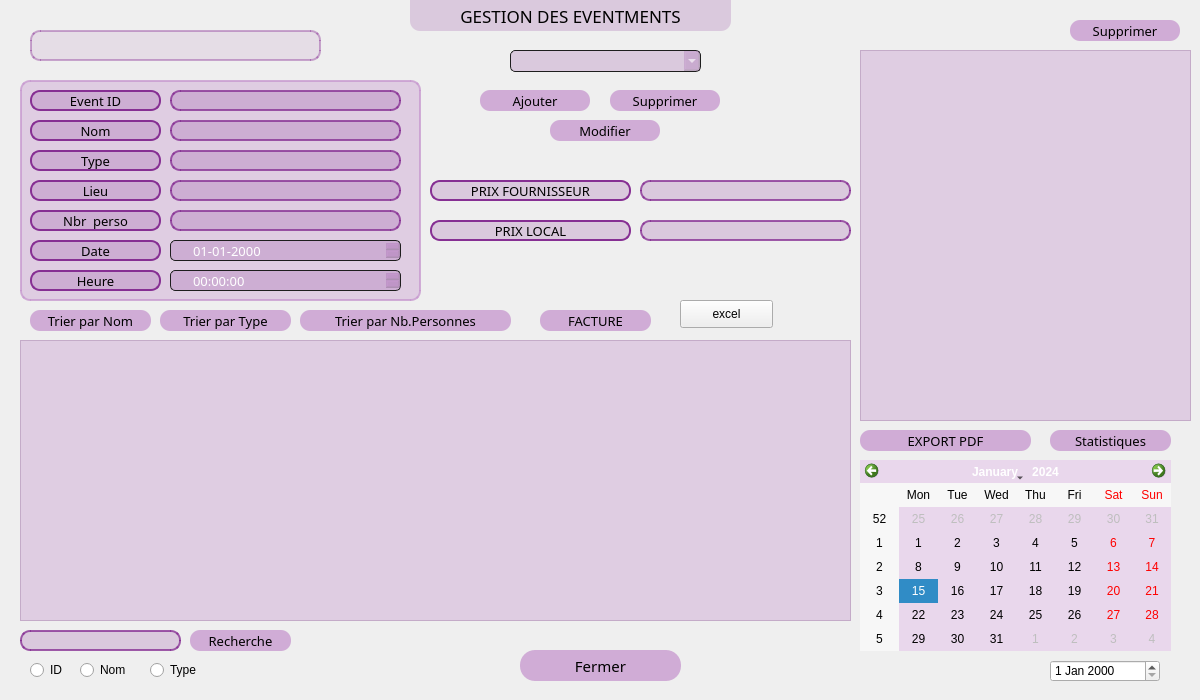
<?xml version="1.0" encoding="UTF-8"?>
<ui version="4.0">
 <class>MainWindow</class>
 <widget class="QMainWindow" name="MainWindow">
  <property name="geometry">
   <rect>
    <x>0</x>
    <y>0</y>
    <width>1200</width>
    <height>700</height>
   </rect>
  </property>
  <property name="windowTitle">
   <string>MainWindow</string>
  </property>
  <widget class="QWidget" name="centralwidget">
   <widget class="QLabel" name="label_BGPersonnel">
    <property name="geometry">
     <rect>
      <x>0</x>
      <y>0</y>
      <width>1200</width>
      <height>700</height>
     </rect>
    </property>
    <property name="styleSheet">
     <string notr="true">background-image: url(:/new/prefix1/Images/BGSponsoring.png);</string>
    </property>
    <property name="text">
     <string/>
    </property>
   </widget>
   <widget class="QPushButton" name="pushButton_SupprimerE">
    <property name="geometry">
     <rect>
      <x>1070</x>
      <y>20</y>
      <width>110</width>
      <height>21</height>
     </rect>
    </property>
    <property name="font">
     <font>
      <family>Montserrat Medium</family>
      <pointsize>10</pointsize>
     </font>
    </property>
    <property name="styleSheet">
     <string notr="true">QPushButton {
background-color: rgba(199, 153, 207, 200);
border-radius: 10px;
}
QPushButton:hover {
background-color: qlineargradient(spread:pad, x1:0, y1:0, x2:0, y2:1, stop:0 rgba(117, 201, 187, 200), stop:1 rgba(199, 153, 207, 200));
}</string>
    </property>
    <property name="text">
     <string>Supprimer</string>
    </property>
   </widget>
   <widget class="QPushButton" name="pushButton_Fermer">
    <property name="geometry">
     <rect>
      <x>520</x>
      <y>650</y>
      <width>161</width>
      <height>31</height>
     </rect>
    </property>
    <property name="font">
     <font>
      <family>Montserrat SemiBold</family>
      <pointsize>11</pointsize>
     </font>
    </property>
    <property name="styleSheet">
     <string notr="true">QPushButton {
background-color: rgba(199, 153, 207, 200);
border-radius: 15px;
}
QPushButton:hover {
background-color: qlineargradient(spread:pad, x1:0, y1:0, x2:0, y2:1, stop:0 rgba(189, 96, 96, 200), stop:1 rgba(199, 153, 207, 200));
}</string>
    </property>
    <property name="text">
     <string>Fermer</string>
    </property>
   </widget>
   <widget class="QLabel" name="labe_TitleEvents">
    <property name="geometry">
     <rect>
      <x>410</x>
      <y>0</y>
      <width>321</width>
      <height>31</height>
     </rect>
    </property>
    <property name="font">
     <font>
      <family>LEMON MILK</family>
      <pointsize>13</pointsize>
     </font>
    </property>
    <property name="styleSheet">
     <string notr="true">background-color: rgba(134, 47, 147,50);
border-bottom-left-radius: 10px;
border-bottom-right-radius: 10px;</string>
    </property>
    <property name="text">
     <string>GESTION DES EVENTMENTS</string>
    </property>
    <property name="alignment">
     <set>Qt::AlignCenter</set>
    </property>
   </widget>
   <widget class="QGroupBox" name="gB_infopersonnel">
    <property name="geometry">
     <rect>
      <x>20</x>
      <y>80</y>
      <width>401</width>
      <height>221</height>
     </rect>
    </property>
    <property name="styleSheet">
     <string notr="true">border: 2px solid rgba(199, 153, 207, 200);
background: rgba(199, 153, 207, 100); 
border-radius: 10px;
</string>
    </property>
    <property name="title">
     <string/>
    </property>
    <widget class="QLabel" name="label_Heure">
     <property name="geometry">
      <rect>
       <x>10</x>
       <y>190</y>
       <width>131</width>
       <height>21</height>
      </rect>
     </property>
     <property name="font">
      <font>
       <family>Montserrat Medium</family>
       <pointsize>10</pointsize>
      </font>
     </property>
     <property name="styleSheet">
      <string notr="true">background-color: rgba(134, 47, 147, 50);
	border: 2px solid rgb(134, 47, 147);
		border-radius: 10px;
</string>
     </property>
     <property name="text">
      <string>Heure</string>
     </property>
     <property name="alignment">
      <set>Qt::AlignCenter</set>
     </property>
    </widget>
    <widget class="QLineEdit" name="lineEdit_Nom">
     <property name="geometry">
      <rect>
       <x>150</x>
       <y>40</y>
       <width>231</width>
       <height>21</height>
      </rect>
     </property>
     <property name="styleSheet">
      <string notr="true">QLineEdit {
	background-color: rgba(134, 47, 147, 50);
		border: 2px solid rgba(134, 47, 147, 200);
			border-radius: 10px;
}
QLineEdit:hover {
	background-color: rgba(134, 47, 147, 50);
		border: 2px solid rgba(47, 127, 147, 200);
			border-radius: 10px;
}</string>
     </property>
    </widget>
    <widget class="QLabel" name="label_Type">
     <property name="geometry">
      <rect>
       <x>10</x>
       <y>70</y>
       <width>131</width>
       <height>21</height>
      </rect>
     </property>
     <property name="font">
      <font>
       <family>Montserrat Medium</family>
       <pointsize>10</pointsize>
      </font>
     </property>
     <property name="styleSheet">
      <string notr="true">background-color: rgba(134, 47, 147, 50);
	border: 2px solid rgb(134, 47, 147);
		border-radius: 10px;
</string>
     </property>
     <property name="text">
      <string>Type</string>
     </property>
     <property name="alignment">
      <set>Qt::AlignCenter</set>
     </property>
    </widget>
    <widget class="QLabel" name="label_EventID">
     <property name="geometry">
      <rect>
       <x>10</x>
       <y>10</y>
       <width>131</width>
       <height>21</height>
      </rect>
     </property>
     <property name="font">
      <font>
       <family>Montserrat Medium</family>
       <pointsize>10</pointsize>
      </font>
     </property>
     <property name="styleSheet">
      <string notr="true">background-color: rgba(134, 47, 147, 50);
	border: 2px solid rgb(134, 47, 147);
		border-radius: 10px;
</string>
     </property>
     <property name="text">
      <string>Event ID</string>
     </property>
     <property name="alignment">
      <set>Qt::AlignCenter</set>
     </property>
    </widget>
    <widget class="QLabel" name="label_Lieu">
     <property name="geometry">
      <rect>
       <x>10</x>
       <y>100</y>
       <width>131</width>
       <height>21</height>
      </rect>
     </property>
     <property name="font">
      <font>
       <family>Montserrat Medium</family>
       <pointsize>10</pointsize>
      </font>
     </property>
     <property name="styleSheet">
      <string notr="true">background-color: rgba(134, 47, 147, 50);
	border: 2px solid rgb(134, 47, 147);
		border-radius: 10px;
</string>
     </property>
     <property name="text">
      <string>Lieu</string>
     </property>
     <property name="alignment">
      <set>Qt::AlignCenter</set>
     </property>
    </widget>
    <widget class="QLineEdit" name="lineEdit_EventID">
     <property name="geometry">
      <rect>
       <x>150</x>
       <y>10</y>
       <width>231</width>
       <height>21</height>
      </rect>
     </property>
     <property name="styleSheet">
      <string notr="true">QLineEdit {
	background-color: rgba(134, 47, 147, 50);
		border: 2px solid rgba(134, 47, 147, 200);
			border-radius: 10px;
}
QLineEdit:hover {
	background-color: rgba(134, 47, 147, 50);
		border: 2px solid rgba(47, 127, 147, 200);
			border-radius: 10px;
}</string>
     </property>
    </widget>
    <widget class="QLineEdit" name="LineEdit_Type">
     <property name="geometry">
      <rect>
       <x>150</x>
       <y>70</y>
       <width>231</width>
       <height>21</height>
      </rect>
     </property>
     <property name="styleSheet">
      <string notr="true">QLineEdit {
	background-color: rgba(134, 47, 147, 50);
		border: 2px solid rgba(134, 47, 147, 200);
			border-radius: 10px;
}
QLineEdit:hover {
	background-color: rgba(134, 47, 147, 50);
		border: 2px solid rgba(47, 127, 147, 200);
			border-radius: 10px;
}</string>
     </property>
    </widget>
    <widget class="QLabel" name="label_Nom">
     <property name="geometry">
      <rect>
       <x>10</x>
       <y>40</y>
       <width>131</width>
       <height>21</height>
      </rect>
     </property>
     <property name="font">
      <font>
       <family>Montserrat Medium</family>
       <pointsize>10</pointsize>
      </font>
     </property>
     <property name="styleSheet">
      <string notr="true">background-color: rgba(134, 47, 147, 50);
	border: 2px solid rgb(134, 47, 147);
		border-radius: 10px;
</string>
     </property>
     <property name="text">
      <string>Nom</string>
     </property>
     <property name="alignment">
      <set>Qt::AlignCenter</set>
     </property>
    </widget>
    <widget class="QLineEdit" name="lineEdit_Lieu">
     <property name="geometry">
      <rect>
       <x>150</x>
       <y>100</y>
       <width>231</width>
       <height>21</height>
      </rect>
     </property>
     <property name="styleSheet">
      <string notr="true">QLineEdit {
	background-color: rgba(134, 47, 147, 50);
		border: 2px solid rgba(134, 47, 147, 200);
			border-radius: 10px;
}
QLineEdit:hover {
	background-color: rgba(134, 47, 147, 50);
		border: 2px solid rgba(47, 127, 147, 200);
			border-radius: 10px;
}</string>
     </property>
    </widget>
    <widget class="QLabel" name="label_Date">
     <property name="geometry">
      <rect>
       <x>10</x>
       <y>160</y>
       <width>131</width>
       <height>21</height>
      </rect>
     </property>
     <property name="font">
      <font>
       <family>Montserrat Medium</family>
       <pointsize>10</pointsize>
      </font>
     </property>
     <property name="styleSheet">
      <string notr="true">background-color: rgba(134, 47, 147, 50);
	border: 2px solid rgb(134, 47, 147);
		border-radius: 10px;
</string>
     </property>
     <property name="text">
      <string>Date</string>
     </property>
     <property name="alignment">
      <set>Qt::AlignCenter</set>
     </property>
    </widget>
    <widget class="QDateEdit" name="dateEdit_DateE">
     <property name="geometry">
      <rect>
       <x>150</x>
       <y>160</y>
       <width>231</width>
       <height>21</height>
      </rect>
     </property>
     <property name="font">
      <font>
       <family>Montserrat Medium</family>
       <pointsize>10</pointsize>
      </font>
     </property>
     <property name="styleSheet">
      <string notr="true">QDateEdit
{
    subcontrol-origin: padding;
    subcontrol-position: top right;
    selection-background-color: #111;
    selection-color: yellow;
    color: white;
    background-color: rgba(134, 47, 147, 50);
    border-style: solid;
    border: 1px solid #1e1e1e;
    border-radius: 5;
    padding: 1px 0px 1px 20px;
}</string>
     </property>
     <property name="displayFormat">
      <string>dd-MM-yyyy</string>
     </property>
    </widget>
    <widget class="QTimeEdit" name="timeEdit_HeureE">
     <property name="geometry">
      <rect>
       <x>150</x>
       <y>190</y>
       <width>231</width>
       <height>21</height>
      </rect>
     </property>
     <property name="font">
      <font>
       <family>Montserrat Medium</family>
       <pointsize>10</pointsize>
      </font>
     </property>
     <property name="styleSheet">
      <string notr="true">QTimeEdit
{
    subcontrol-origin: padding;
    subcontrol-position: top right;
    selection-background-color: #111;
    selection-color: yellow;
    color: white;
    background-color: rgba(134, 47, 147, 50);
    border-style: solid;
    border: 1px solid #1e1e1e;
    border-radius: 5;
    padding: 1px 0px 1px 20px;
}</string>
     </property>
    </widget>
    <widget class="QLabel" name="label_NbPersonnes">
     <property name="geometry">
      <rect>
       <x>10</x>
       <y>130</y>
       <width>131</width>
       <height>21</height>
      </rect>
     </property>
     <property name="font">
      <font>
       <family>Montserrat Medium</family>
       <pointsize>10</pointsize>
      </font>
     </property>
     <property name="styleSheet">
      <string notr="true">background-color: rgba(134, 47, 147, 50);
	border: 2px solid rgb(134, 47, 147);
		border-radius: 10px;
</string>
     </property>
     <property name="text">
      <string>Nbr  perso</string>
     </property>
     <property name="alignment">
      <set>Qt::AlignCenter</set>
     </property>
    </widget>
    <widget class="QLineEdit" name="lineEdit_NbPersonnes">
     <property name="geometry">
      <rect>
       <x>150</x>
       <y>130</y>
       <width>231</width>
       <height>21</height>
      </rect>
     </property>
     <property name="styleSheet">
      <string notr="true">QLineEdit {
	background-color: rgba(134, 47, 147, 50);
		border: 2px solid rgba(134, 47, 147, 200);
			border-radius: 10px;
}
QLineEdit:hover {
	background-color: rgba(134, 47, 147, 50);
		border: 2px solid rgba(47, 127, 147, 200);
			border-radius: 10px;
}</string>
     </property>
    </widget>
   </widget>
   <widget class="QPushButton" name="pB_TireParType">
    <property name="geometry">
     <rect>
      <x>160</x>
      <y>310</y>
      <width>131</width>
      <height>21</height>
     </rect>
    </property>
    <property name="font">
     <font>
      <family>Montserrat Medium</family>
      <pointsize>10</pointsize>
     </font>
    </property>
    <property name="styleSheet">
     <string notr="true">QPushButton {
background-color: rgba(199, 153, 207, 200);
border-radius: 10px;
}
QPushButton:hover {
background-color: qlineargradient(spread:pad, x1:0, y1:0, x2:0, y2:1, stop:0 rgba(117, 201, 187, 200), stop:1 rgba(199, 153, 207, 200));
}</string>
    </property>
    <property name="text">
     <string>Trier par Type</string>
    </property>
   </widget>
   <widget class="QPushButton" name="pB_TirerParNom">
    <property name="geometry">
     <rect>
      <x>30</x>
      <y>310</y>
      <width>121</width>
      <height>21</height>
     </rect>
    </property>
    <property name="font">
     <font>
      <family>Montserrat Medium</family>
      <pointsize>10</pointsize>
     </font>
    </property>
    <property name="styleSheet">
     <string notr="true">QPushButton {
background-color: rgba(199, 153, 207, 200);
border-radius: 10px;
}
QPushButton:hover {
background-color: qlineargradient(spread:pad, x1:0, y1:0, x2:0, y2:1, stop:0 rgba(117, 201, 187, 200), stop:1 rgba(199, 153, 207, 200));
}</string>
    </property>
    <property name="text">
     <string>Trier par Nom</string>
    </property>
   </widget>
   <widget class="QLabel" name="label_Info">
    <property name="geometry">
     <rect>
      <x>30</x>
      <y>30</y>
      <width>291</width>
      <height>31</height>
     </rect>
    </property>
    <property name="font">
     <font>
      <family>Montserrat Medium</family>
      <pointsize>11</pointsize>
     </font>
    </property>
    <property name="styleSheet">
     <string notr="true">background-color: rgba(134, 47, 147, 25);
	border: 2px solid rgba(134, 47, 147, 100);
		border-radius: 10px;
</string>
    </property>
    <property name="text">
     <string/>
    </property>
    <property name="alignment">
     <set>Qt::AlignCenter</set>
    </property>
   </widget>
   <widget class="QPushButton" name="pB_AjouterP">
    <property name="geometry">
     <rect>
      <x>480</x>
      <y>90</y>
      <width>110</width>
      <height>21</height>
     </rect>
    </property>
    <property name="font">
     <font>
      <family>Montserrat Medium</family>
      <pointsize>10</pointsize>
     </font>
    </property>
    <property name="styleSheet">
     <string notr="true">QPushButton {
background-color: rgba(199, 153, 207, 200);
border-radius: 10px;
}
QPushButton:hover {
background-color: qlineargradient(spread:pad, x1:0, y1:0, x2:0, y2:1, stop:0 rgba(117, 201, 187, 200), stop:1 rgba(199, 153, 207, 200));
}</string>
    </property>
    <property name="text">
     <string>Ajouter</string>
    </property>
   </widget>
   <widget class="QComboBox" name="comboBox_EventID">
    <property name="geometry">
     <rect>
      <x>510</x>
      <y>50</y>
      <width>191</width>
      <height>22</height>
     </rect>
    </property>
    <property name="styleSheet">
     <string notr="true">QComboBox
{
    subcontrol-origin: padding;
    subcontrol-position: top right;
    selection-background-color: #111;
    selection-color: yellow;
    color: white;
    background-color: rgba(134, 47, 147, 50);
    border-style: solid;
    border: 1px solid #1e1e1e;
    border-radius: 5;
    padding: 1px 0px 1px 20px;
}</string>
    </property>
   </widget>
   <widget class="QTableView" name="tab_Events">
    <property name="geometry">
     <rect>
      <x>20</x>
      <y>340</y>
      <width>831</width>
      <height>281</height>
     </rect>
    </property>
    <property name="styleSheet">
     <string notr="true">background-color:rgba(199, 153, 207, 100);</string>
    </property>
   </widget>
   <widget class="QPushButton" name="pB_ModifierP">
    <property name="geometry">
     <rect>
      <x>550</x>
      <y>120</y>
      <width>110</width>
      <height>21</height>
     </rect>
    </property>
    <property name="font">
     <font>
      <family>Montserrat Medium</family>
      <pointsize>10</pointsize>
     </font>
    </property>
    <property name="styleSheet">
     <string notr="true">QPushButton {
background-color: rgba(199, 153, 207, 200);
border-radius: 10px;
}
QPushButton:hover {
background-color: qlineargradient(spread:pad, x1:0, y1:0, x2:0, y2:1, stop:0 rgba(117, 201, 187, 200), stop:1 rgba(199, 153, 207, 200));
}</string>
    </property>
    <property name="text">
     <string>Modifier</string>
    </property>
   </widget>
   <widget class="QTextBrowser" name="text_Events">
    <property name="geometry">
     <rect>
      <x>860</x>
      <y>50</y>
      <width>331</width>
      <height>371</height>
     </rect>
    </property>
    <property name="styleSheet">
     <string notr="true">background-color:rgba(199, 153, 207, 100);</string>
    </property>
   </widget>
   <widget class="QPushButton" name="pB_TirerParNbPersonnes">
    <property name="geometry">
     <rect>
      <x>300</x>
      <y>310</y>
      <width>211</width>
      <height>21</height>
     </rect>
    </property>
    <property name="font">
     <font>
      <family>Montserrat Medium</family>
      <pointsize>10</pointsize>
     </font>
    </property>
    <property name="styleSheet">
     <string notr="true">QPushButton {
background-color: rgba(199, 153, 207, 200);
border-radius: 10px;
}
QPushButton:hover {
background-color: qlineargradient(spread:pad, x1:0, y1:0, x2:0, y2:1, stop:0 rgba(117, 201, 187, 200), stop:1 rgba(199, 153, 207, 200));
}</string>
    </property>
    <property name="text">
     <string>Trier par Nb.Personnes</string>
    </property>
   </widget>
   <widget class="QPushButton" name="pB_SupprimerP">
    <property name="geometry">
     <rect>
      <x>610</x>
      <y>90</y>
      <width>110</width>
      <height>21</height>
     </rect>
    </property>
    <property name="font">
     <font>
      <family>Montserrat Medium</family>
      <pointsize>10</pointsize>
     </font>
    </property>
    <property name="styleSheet">
     <string notr="true">QPushButton {
background-color: rgba(199, 153, 207, 200);
border-radius: 10px;
}
QPushButton:hover {
background-color: qlineargradient(spread:pad, x1:0, y1:0, x2:0, y2:1, stop:0 rgba(117, 201, 187, 200), stop:1 rgba(199, 153, 207, 200));
}</string>
    </property>
    <property name="text">
     <string>Supprimer</string>
    </property>
   </widget>
   <widget class="QPushButton" name="pB_export_pdf">
    <property name="geometry">
     <rect>
      <x>860</x>
      <y>430</y>
      <width>171</width>
      <height>21</height>
     </rect>
    </property>
    <property name="font">
     <font>
      <family>Montserrat Medium</family>
      <pointsize>10</pointsize>
     </font>
    </property>
    <property name="styleSheet">
     <string notr="true">QPushButton {
background-color: rgba(199, 153, 207, 200);
border-radius: 10px;
}
QPushButton:hover {
background-color: qlineargradient(spread:pad, x1:0, y1:0, x2:0, y2:1, stop:0 rgba(117, 201, 187, 200), stop:1 rgba(199, 153, 207, 200));
}</string>
    </property>
    <property name="text">
     <string>EXPORT PDF</string>
    </property>
   </widget>
   <widget class="QLineEdit" name="lineEdit_Recherche">
    <property name="geometry">
     <rect>
      <x>20</x>
      <y>630</y>
      <width>161</width>
      <height>21</height>
     </rect>
    </property>
    <property name="styleSheet">
     <string notr="true">QLineEdit {
	background-color: rgba(134, 47, 147, 50);
		border: 2px solid rgba(134, 47, 147, 200);
			border-radius: 10px;
}
QLineEdit:hover {
	background-color: rgba(134, 47, 147, 50);
		border: 2px solid rgba(47, 127, 147, 200);
			border-radius: 10px;
}</string>
    </property>
   </widget>
   <widget class="QPushButton" name="pB_Recherche">
    <property name="geometry">
     <rect>
      <x>190</x>
      <y>630</y>
      <width>101</width>
      <height>21</height>
     </rect>
    </property>
    <property name="font">
     <font>
      <family>Montserrat Medium</family>
      <pointsize>10</pointsize>
     </font>
    </property>
    <property name="styleSheet">
     <string notr="true">QPushButton {
background-color: rgba(199, 153, 207, 200);
border-radius: 10px;
}
QPushButton:hover {
background-color: qlineargradient(spread:pad, x1:0, y1:0, x2:0, y2:1, stop:0 rgba(117, 201, 187, 200), stop:1 rgba(199, 153, 207, 200));
}</string>
    </property>
    <property name="text">
     <string>Recherche</string>
    </property>
   </widget>
   <widget class="QRadioButton" name="rB_ID">
    <property name="geometry">
     <rect>
      <x>30</x>
      <y>660</y>
      <width>41</width>
      <height>20</height>
     </rect>
    </property>
    <property name="text">
     <string>ID</string>
    </property>
   </widget>
   <widget class="QRadioButton" name="rb_Nom">
    <property name="geometry">
     <rect>
      <x>80</x>
      <y>660</y>
      <width>61</width>
      <height>20</height>
     </rect>
    </property>
    <property name="text">
     <string>Nom</string>
    </property>
   </widget>
   <widget class="QRadioButton" name="rB_Type">
    <property name="geometry">
     <rect>
      <x>150</x>
      <y>660</y>
      <width>61</width>
      <height>20</height>
     </rect>
    </property>
    <property name="text">
     <string>Type</string>
    </property>
   </widget>
   <widget class="QPushButton" name="pB_Recherche_2">
    <property name="geometry">
     <rect>
      <x>1050</x>
      <y>430</y>
      <width>121</width>
      <height>21</height>
     </rect>
    </property>
    <property name="font">
     <font>
      <family>Montserrat Medium</family>
      <pointsize>10</pointsize>
     </font>
    </property>
    <property name="styleSheet">
     <string notr="true">QPushButton {
background-color: rgba(199, 153, 207, 200);
border-radius: 10px;
}
QPushButton:hover {
background-color: qlineargradient(spread:pad, x1:0, y1:0, x2:0, y2:1, stop:0 rgba(117, 201, 187, 200), stop:1 rgba(199, 153, 207, 200));
}</string>
    </property>
    <property name="text">
     <string>Statistiques</string>
    </property>
   </widget>
   <widget class="QCalendarWidget" name="calendarWidget">
    <property name="geometry">
     <rect>
      <x>860</x>
      <y>460</y>
      <width>311</width>
      <height>191</height>
     </rect>
    </property>
    <property name="styleSheet">
     <string notr="true">background-color: rgb(233, 215, 236);

QcalendarWidget QToolButton (

color:black;
)</string>
    </property>
   </widget>
   <widget class="QPushButton" name="facture">
    <property name="geometry">
     <rect>
      <x>540</x>
      <y>310</y>
      <width>111</width>
      <height>21</height>
     </rect>
    </property>
    <property name="font">
     <font>
      <family>Montserrat Medium</family>
      <pointsize>10</pointsize>
     </font>
    </property>
    <property name="styleSheet">
     <string notr="true">QPushButton {
background-color: rgba(199, 153, 207, 200);
border-radius: 10px;
}
QPushButton:hover {
background-color: qlineargradient(spread:pad, x1:0, y1:0, x2:0, y2:1, stop:0 rgba(117, 201, 187, 200), stop:1 rgba(199, 153, 207, 200));
}</string>
    </property>
    <property name="text">
     <string>FACTURE</string>
    </property>
   </widget>
   <widget class="QPushButton" name="pb_excel">
    <property name="geometry">
     <rect>
      <x>680</x>
      <y>300</y>
      <width>93</width>
      <height>28</height>
     </rect>
    </property>
    <property name="text">
     <string>excel</string>
    </property>
   </widget>
   <widget class="QLabel" name="prix_fournisseur">
    <property name="geometry">
     <rect>
      <x>430</x>
      <y>180</y>
      <width>201</width>
      <height>21</height>
     </rect>
    </property>
    <property name="font">
     <font>
      <family>Montserrat Medium</family>
      <pointsize>10</pointsize>
     </font>
    </property>
    <property name="styleSheet">
     <string notr="true">background-color: rgba(134, 47, 147, 50);
	border: 2px solid rgb(134, 47, 147);
		border-radius: 10px;
</string>
    </property>
    <property name="text">
     <string>PRIX FOURNISSEUR</string>
    </property>
    <property name="alignment">
     <set>Qt::AlignCenter</set>
    </property>
   </widget>
   <widget class="QLineEdit" name="linePrixFour">
    <property name="geometry">
     <rect>
      <x>640</x>
      <y>180</y>
      <width>211</width>
      <height>21</height>
     </rect>
    </property>
    <property name="styleSheet">
     <string notr="true">QLineEdit {
	background-color: rgba(134, 47, 147, 50);
		border: 2px solid rgba(134, 47, 147, 200);
			border-radius: 10px;
}
QLineEdit:hover {
	background-color: rgba(134, 47, 147, 50);
		border: 2px solid rgba(47, 127, 147, 200);
			border-radius: 10px;
}</string>
    </property>
   </widget>
   <widget class="QLabel" name="prix_local">
    <property name="geometry">
     <rect>
      <x>430</x>
      <y>220</y>
      <width>201</width>
      <height>21</height>
     </rect>
    </property>
    <property name="font">
     <font>
      <family>Montserrat Medium</family>
      <pointsize>10</pointsize>
     </font>
    </property>
    <property name="styleSheet">
     <string notr="true">background-color: rgba(134, 47, 147, 50);
	border: 2px solid rgb(134, 47, 147);
		border-radius: 10px;
</string>
    </property>
    <property name="text">
     <string>PRIX LOCAL</string>
    </property>
    <property name="alignment">
     <set>Qt::AlignCenter</set>
    </property>
   </widget>
   <widget class="QLineEdit" name="linePrixLocal">
    <property name="geometry">
     <rect>
      <x>640</x>
      <y>220</y>
      <width>211</width>
      <height>21</height>
     </rect>
    </property>
    <property name="styleSheet">
     <string notr="true">QLineEdit {
	background-color: rgba(134, 47, 147, 50);
		border: 2px solid rgba(134, 47, 147, 200);
			border-radius: 10px;
}
QLineEdit:hover {
	background-color: rgba(134, 47, 147, 50);
		border: 2px solid rgba(47, 127, 147, 200);
			border-radius: 10px;
}</string>
    </property>
   </widget>
   <widget class="QTableView" name="tabEx">
    <property name="geometry">
     <rect>
      <x>0</x>
      <y>0</y>
      <width>0</width>
      <height>0</height>
     </rect>
    </property>
    <property name="styleSheet">
     <string notr="true">background-color:rgba(199, 153, 207, 100);</string>
    </property>
   </widget>
   <widget class="QDateEdit" name="dateEdit">
    <property name="geometry">
     <rect>
      <x>1050</x>
      <y>660</y>
      <width>110</width>
      <height>22</height>
     </rect>
    </property>
   </widget>
  </widget>
 </widget>
 <resources/>
 <connections/>
</ui>
